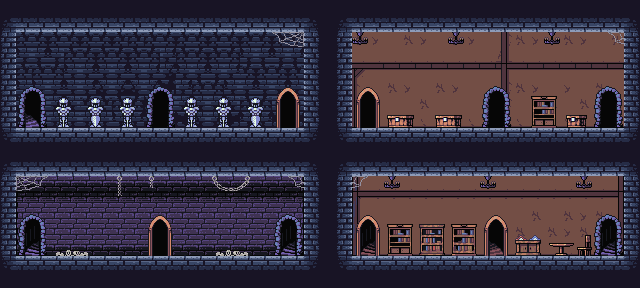

A 2D game scene composited from a Tiled map and its tileset images. What follows is a short description and the map's XML, with each tile layer's data collapsed to a summary:
An orthogonal 40x18 tile map with 16x16 px tiles, 13 tile layers (background1, room 1-1, room 1-2, room 2-1, ...), 2 tilesets and 19 objects (3x ground, 3x barrier, 2x 1, 2x 2, 2x 3, ...).

<map version="1.10" tiledversion="1.10.2" orientation="orthogonal" renderorder="right-down" width="40" height="18" tilewidth="16" tileheight="16" infinite="0" nextlayerid="32" nextobjectid="38">
 <tileset firstgid="1" source="Dungeon 1.tsx" />
 <tileset firstgid="271" source="Dungeon 2.tsx" />
 <group id="2" name="tile" locked="1">
  <group id="3" name="backGround" locked="1">
   <layer id="1" name="background1" width="40" height="18">
    <data>[720 cells, 150 non-empty, 2 distinct tile ids]</data>
   </layer>
   <layer id="4" name="room 1-1" width="40" height="18">
    <data>[720 cells, 108 non-empty, 8 distinct tile ids]</data>
   </layer>
   <layer id="21" name="room 1-2" width="40" height="18" locked="1">
    <data>[720 cells, 102 non-empty, 12 distinct tile ids]</data>
   </layer>
   <layer id="22" name="room 2-1" width="40" height="18" locked="1">
    <data>[720 cells, 90 non-empty, 9 distinct tile ids]</data>
   </layer>
   <layer id="23" name="room 2-2" width="40" height="18" locked="1">
    <data>[720 cells, 85 non-empty, 11 distinct tile ids]</data>
   </layer>
  </group>
  <group id="6" name="ground" locked="1">
   <layer id="8" name="wall" width="40" height="18">
    <data>[720 cells, 0 non-empty, 0 distinct tile ids]</data>
   </layer>
   <layer id="7" name="ground1" width="40" height="18">
    <data>[720 cells, 200 non-empty, 8 distinct tile ids]</data>
   </layer>
  </group>
  <group id="9" name="gate" locked="1">
   <layer id="10" name="gate1" width="40" height="18">
    <data>[720 cells, 72 non-empty, 12 distinct tile ids]</data>
   </layer>
   <layer id="15" name="gate2" width="40" height="18">
    <data>[720 cells, 24 non-empty, 16 distinct tile ids]</data>
   </layer>
  </group>
  <group id="16" name="accessory" locked="1">
   <layer id="17" name="room 1-1" width="40" height="18">
    <data>[720 cells, 26 non-empty, 10 distinct tile ids]</data>
   </layer>
   <layer id="18" name="room 1-2" width="40" height="18">
    <data>[720 cells, 14 non-empty, 10 distinct tile ids]</data>
   </layer>
   <layer id="19" name="room 2-1" width="40" height="18">
    <data>[720 cells, 15 non-empty, 12 distinct tile ids]</data>
   </layer>
   <layer id="20" name="room 2-2" width="40" height="18">
    <data>[720 cells, 24 non-empty, 20 distinct tile ids]</data>
   </layer>
  </group>
 </group>
 <group id="24" name="ground" locked="1">
  <objectgroup id="25" name="ground">
   <object id="29" name="ground" x="0" y="256" width="640" height="32" />
   <object id="30" name="ground" x="0" y="128" width="640" height="48" />
   <object id="31" name="ground" x="0" y="0" width="640" height="32" />
  </objectgroup>
 </group>
 <group id="27" name="barrier" locked="1">
  <objectgroup id="28" name="barrier">
   <object id="33" name="barrier" x="304" y="0" width="48" height="288" />
   <object id="34" name="barrier" x="624" y="0" width="16" height="288" />
   <object id="35" name="barrier" x="0" y="0" width="16" height="288" />
  </objectgroup>
 </group>
 <group id="11" name="gate">
  <objectgroup id="12" name="gate">
   <object id="3" name="1" x="480" y="80" width="32" height="48">
    <properties>
     <property name="gate" value="b" />
    </properties>
   </object>
   <object id="6" name="2" x="352" y="80" width="32" height="48">
    <properties>
     <property name="gate" value="a" />
    </properties>
   </object>
   <object id="7" name="3" x="352" y="208" width="32" height="48">
    <properties>
     <property name="gate" value="a" />
    </properties>
   </object>
   <object id="8" name="2" x="480" y="208" width="32" height="48">
    <properties>
     <property name="gate" value="b" />
    </properties>
   </object>
   <object id="9" name="3" x="272" y="80" width="32" height="48">
    <properties>
     <property name="gate" value="b" />
    </properties>
   </object>
   <object id="21" name="5" x="592" y="208" width="32" height="48">
    <properties>
     <property name="gate" value="a" />
    </properties>
   </object>
   <object id="22" name="4" x="592" y="80" width="32" height="48">
    <properties>
     <property name="gate" value="b" />
    </properties>
   </object>
   <object id="23" name="1" x="272" y="208" width="32" height="48">
    <properties>
     <property name="gate" value="a" />
    </properties>
   </object>
   <object id="24" name="4" x="16" y="208" width="32" height="48">
    <properties>
     <property name="gate" value="b" />
    </properties>
   </object>
   <object id="27" name="5" x="144" y="80" width="32" height="48">
    <properties>
     <property name="gate" value="b" />
    </properties>
   </object>
  </objectgroup>
 </group>
 <group id="13" name="spawn point">
  <objectgroup id="14" name="spawn point">
   <object id="26" name="spawn point" x="160" y="224" width="16" height="16" />
  </objectgroup>
 </group>
 <group id="29" name="chang scene">
  <objectgroup id="30" name="next scene">
   <object id="36" name="next scene" x="16" y="80" width="32" height="48" />
  </objectgroup>
  <objectgroup id="31" name="return scene">
   <object id="37" name="return" x="144" y="208" width="32" height="48" />
  </objectgroup>
 </group>
</map>
